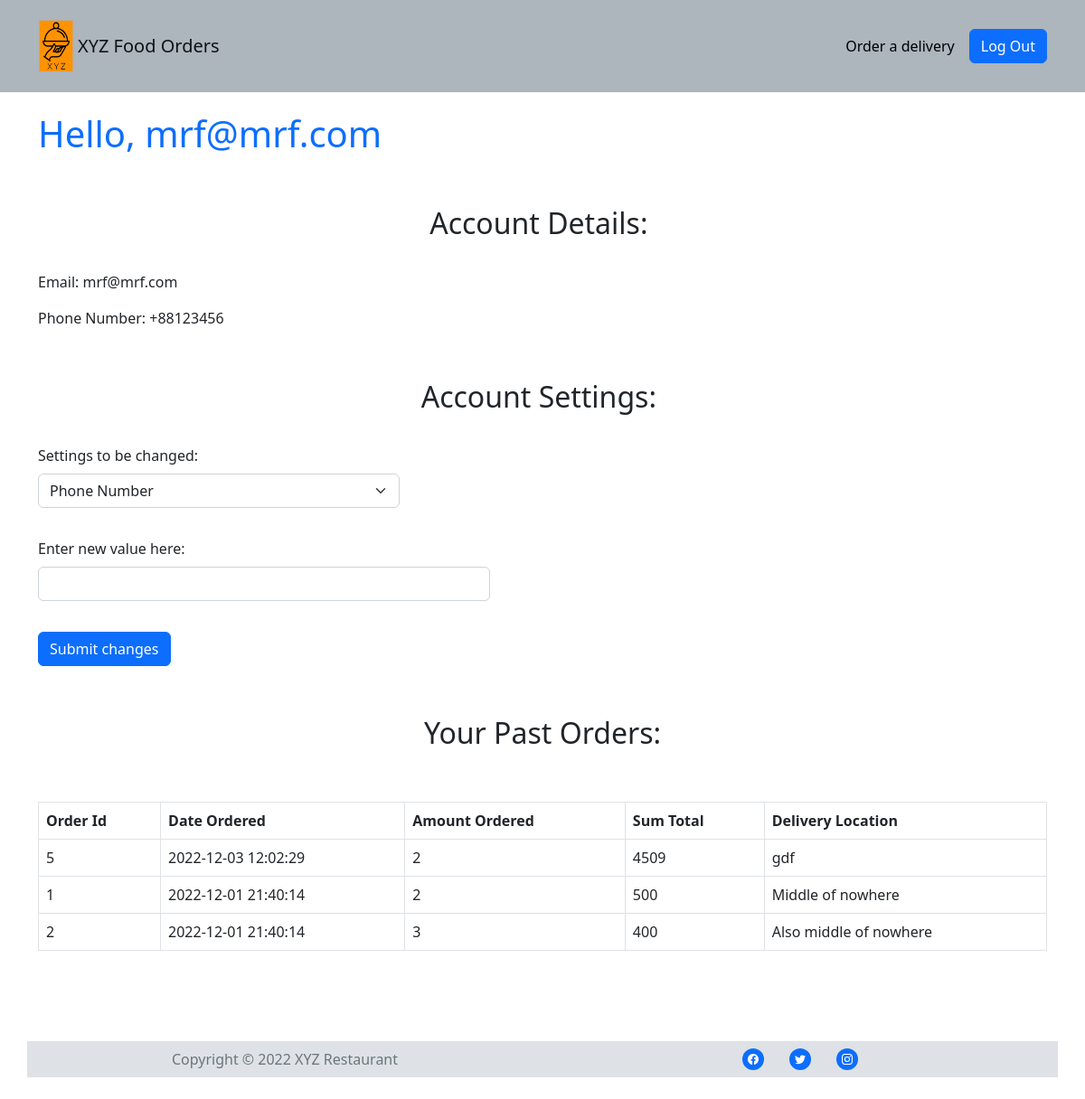
The app's page /PHP/user_page.php (signed in) with its own data.
### tables this page shows
CREATE TABLE `user_table` (
  `user_id` int(11) NOT NULL,
  `user_email` varchar(60) NOT NULL,
  `user_password` varchar(100) NOT NULL,
  `user_phone` varchar(20) NOT NULL
);

CREATE TABLE `order_table` (
  `order_id` int(11) NOT NULL,
  `user_id` int(11) NOT NULL,
  `food_id` int(11) NOT NULL,
  `order_date` datetime NOT NULL DEFAULT current_timestamp(),
  `order_amount` smallint(6) NOT NULL,
  `order_address` text NOT NULL,
  `order_status` tinyint(1) NOT NULL DEFAULT 0,
  `order_total` int(11) DEFAULT NULL
);

### PHP/user_page.php (the view, shortened to what this page needs)
<?php
$email = $_SESSION["email"];
$con = new mysqli("localhost","root","","xyz_order_db");
$sql_writer = $con->prepare("SELECT user_phone FROM user_table WHERE user_table.user_id = (SELECT user_id FROM user_table WHERE user_email = '$email')");
$sql_writer->bind_result($phone);
$sql_writer->execute();
?>
<!DOCTYPE html>
<html lang="en">
<head>
    <link rel="stylesheet" href="../assets/bootstrap/css/bootstrap.min.css">
    <link rel="stylesheet" href="../assets/css/Navbar-Right-Links-icons.css">
</head>
<body>
    <nav class="navbar navbar-light navbar-expand-md sticky-top py-3" style="background: #adb5bd;">
        <div class="container"><a class="navbar-brand d-flex align-items-center" href="../index.php"><img src="../assets/img/logo.png" style="width: 40px;height: 60px;margin-right: 2%;"><span>XYZ Food Orders</span></a>
            <div class="collapse navbar-collapse" id="navcol-2">
                <ul class="navbar-nav ms-auto">
                    <li class="nav-item"><a class="nav-link" href="menu.php" style="color: var(--bs-black);">Order a delivery</a></li>
                </ul><form action="" method="post"><button class="btn btn-primary ms-md-2" name="logout">Log Out</button></form>
            </div>
        </div>
    </nav>
    <div class="container">
        <h1 style="margin-top: 2%;color: var(--bs-blue);margin-bottom: 3%;">Hello, <?=$email?></h1>
    </div>
    <div class="container mt-lg-4">
        <h2 style="text-align: center;margin-top: 5%;margin-bottom: 3%;" >Account Details:&nbsp;</h2>
        <p>Email: <?=$email?></p>
        <p>Phone Number: <?=$phone?></p>
    </div>
    <div class="container" >
        <h2 style="text-align: center;margin-top: 5%;margin-bottom: 3%;" >Account Settings:&nbsp;</h2>
        <form action="" method="post">
            <label class="form-label">Settings to be changed:</label><select class="form-select"
                                                                               style="margin-bottom: 3%;max-width: 400px;"
                                                                               name="change_setting">
                <option value="number" selected="">Phone Number</option>
            </select><label class="form-label">Enter new value here:</label><input class="form-control" type="text"
                                                                                   style="max-width: 500px;" name="new_value">
            <button class="btn btn-primary" type="submit" style="margin-top: 3%;">Submit changes</button>
        </form>
    </div>
    <div class="container" style="margin-bottom: 5%;" id="orders">
        <h2 style="text-align: center;margin-top: 5%;">Your Past Orders:</h2>
        <div class="table-responsive" style="margin-top: 5%;">
            <table class="table table-bordered">
                <thead>
                    <tr>
                        <th>Order Id</th>
                        <th>Date Ordered</th>
                        <th>Amount Ordered</th>
                        <th>Sum Total</th>
                        <th>Delivery Location</th>
                    </tr>
                </thead>
                <tbody>
                <?php
                $sql_writer = $con->prepare("SELECT order_id, order_date, order_amount, order_total, order_address FROM order_table WHERE user_id = (SELECT user_id FROM user_table WHERE user_email = '$email') ORDER BY order_date DESC");
                $sql_writer->bind_result($order_id, $order_date, $order_amount, $order_total, $order_address);
                $sql_writer->execute();
                $sql_writer->store_result();
                for ($i = 0; $i < $sql_writer->num_rows; $i++) {
                    $sql_writer->fetch();
                    echo ("
                    <tr>
                        <td>$order_id</td>
                        <td>$order_date</td>
                        <td>$order_amount</td>
                        <td>$order_total</td>
                        <td>$order_address</td>
                    </tr>
                    ");
                }
                ?>
                </tbody>
            </table>
        </div>
    </div>
</body>
</html>

### records on screen
user_table: user_phone "+88123456"
order_table: order_id "5", order_date "2022-12-03 12:02:29", order_amount "2", order_total "4509", order_address "gdf"
order_table: order_id "1", order_date "2022-12-01 21:40:14", order_amount "2", order_total "500", order_address "Middle of nowhere"
order_table: order_id "2", order_date "2022-12-01 21:40:14", order_amount "3", order_total "400", order_address "Also middle of nowhere"

### other values on screen
$email "mrf@mrf.com"
